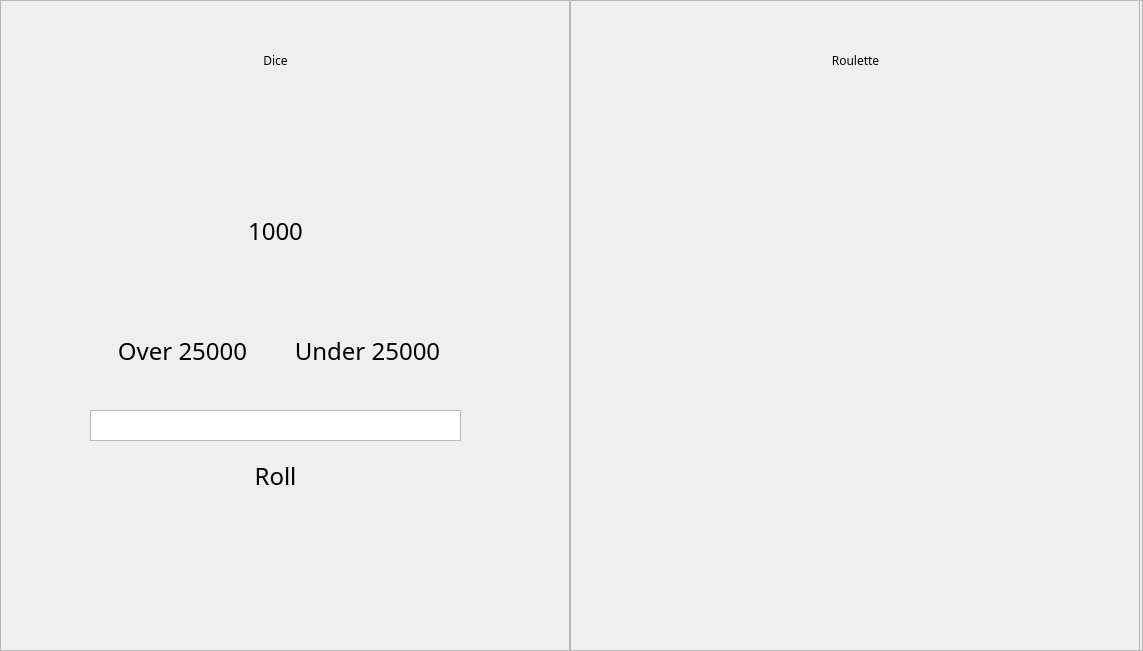
<?xml version="1.0" encoding="UTF-8"?>
<ui version="4.0">
 <class>Frame</class>
 <widget class="QFrame" name="Frame">
  <property name="geometry">
   <rect>
    <x>0</x>
    <y>0</y>
    <width>1143</width>
    <height>651</height>
   </rect>
  </property>
  <property name="windowTitle">
   <string>Frame</string>
  </property>
  <property name="frameShape">
   <enum>QFrame::StyledPanel</enum>
  </property>
  <property name="frameShadow">
   <enum>QFrame::Raised</enum>
  </property>
  <widget class="QFrame" name="frame_dice">
   <property name="geometry">
    <rect>
     <x>0</x>
     <y>0</y>
     <width>570</width>
     <height>651</height>
    </rect>
   </property>
   <property name="frameShape">
    <enum>QFrame::StyledPanel</enum>
   </property>
   <property name="frameShadow">
    <enum>QFrame::Raised</enum>
   </property>
   <widget class="QPushButton" name="bt_dice">
    <property name="geometry">
     <rect>
      <x>90</x>
      <y>0</y>
      <width>371</width>
      <height>121</height>
     </rect>
    </property>
    <property name="font">
     <font>
      <family>Yu Gothic UI Semilight</family>
     </font>
    </property>
    <property name="text">
     <string>Dice</string>
    </property>
    <property name="flat">
     <bool>true</bool>
    </property>
   </widget>
   <widget class="QPushButton" name="lb_numeroi">
    <property name="geometry">
     <rect>
      <x>90</x>
      <y>170</y>
      <width>371</width>
      <height>121</height>
     </rect>
    </property>
    <property name="font">
     <font>
      <family>Yu Gothic UI Semilight</family>
      <pointsize>18</pointsize>
     </font>
    </property>
    <property name="text">
     <string>1000</string>
    </property>
    <property name="flat">
     <bool>true</bool>
    </property>
   </widget>
   <widget class="QPushButton" name="bt_over">
    <property name="geometry">
     <rect>
      <x>90</x>
      <y>290</y>
      <width>185</width>
      <height>121</height>
     </rect>
    </property>
    <property name="font">
     <font>
      <family>Yu Gothic UI Semilight</family>
      <pointsize>18</pointsize>
     </font>
    </property>
    <property name="text">
     <string>Over 25000</string>
    </property>
    <property name="flat">
     <bool>true</bool>
    </property>
   </widget>
   <widget class="QPushButton" name="bt_under">
    <property name="geometry">
     <rect>
      <x>275</x>
      <y>290</y>
      <width>185</width>
      <height>121</height>
     </rect>
    </property>
    <property name="font">
     <font>
      <family>Yu Gothic UI Semilight</family>
      <pointsize>18</pointsize>
     </font>
    </property>
    <property name="text">
     <string>Under 25000</string>
    </property>
    <property name="flat">
     <bool>true</bool>
    </property>
   </widget>
   <widget class="QPushButton" name="bt_roll">
    <property name="geometry">
     <rect>
      <x>90</x>
      <y>440</y>
      <width>371</width>
      <height>71</height>
     </rect>
    </property>
    <property name="font">
     <font>
      <family>Yu Gothic UI Semilight</family>
      <pointsize>18</pointsize>
     </font>
    </property>
    <property name="text">
     <string>Roll</string>
    </property>
    <property name="flat">
     <bool>true</bool>
    </property>
   </widget>
   <widget class="QTextEdit" name="te_aposta">
    <property name="geometry">
     <rect>
      <x>90</x>
      <y>410</y>
      <width>371</width>
      <height>31</height>
     </rect>
    </property>
   </widget>
  </widget>
  <widget class="QFrame" name="frame_rou">
   <property name="geometry">
    <rect>
     <x>570</x>
     <y>0</y>
     <width>570</width>
     <height>651</height>
    </rect>
   </property>
   <property name="frameShape">
    <enum>QFrame::StyledPanel</enum>
   </property>
   <property name="frameShadow">
    <enum>QFrame::Raised</enum>
   </property>
   <widget class="QPushButton" name="bt_roulette">
    <property name="geometry">
     <rect>
      <x>100</x>
      <y>0</y>
      <width>371</width>
      <height>121</height>
     </rect>
    </property>
    <property name="font">
     <font>
      <family>Yu Gothic UI Semilight</family>
     </font>
    </property>
    <property name="text">
     <string>Roulette</string>
    </property>
    <property name="flat">
     <bool>true</bool>
    </property>
   </widget>
  </widget>
 </widget>
 <resources/>
 <connections/>
</ui>
